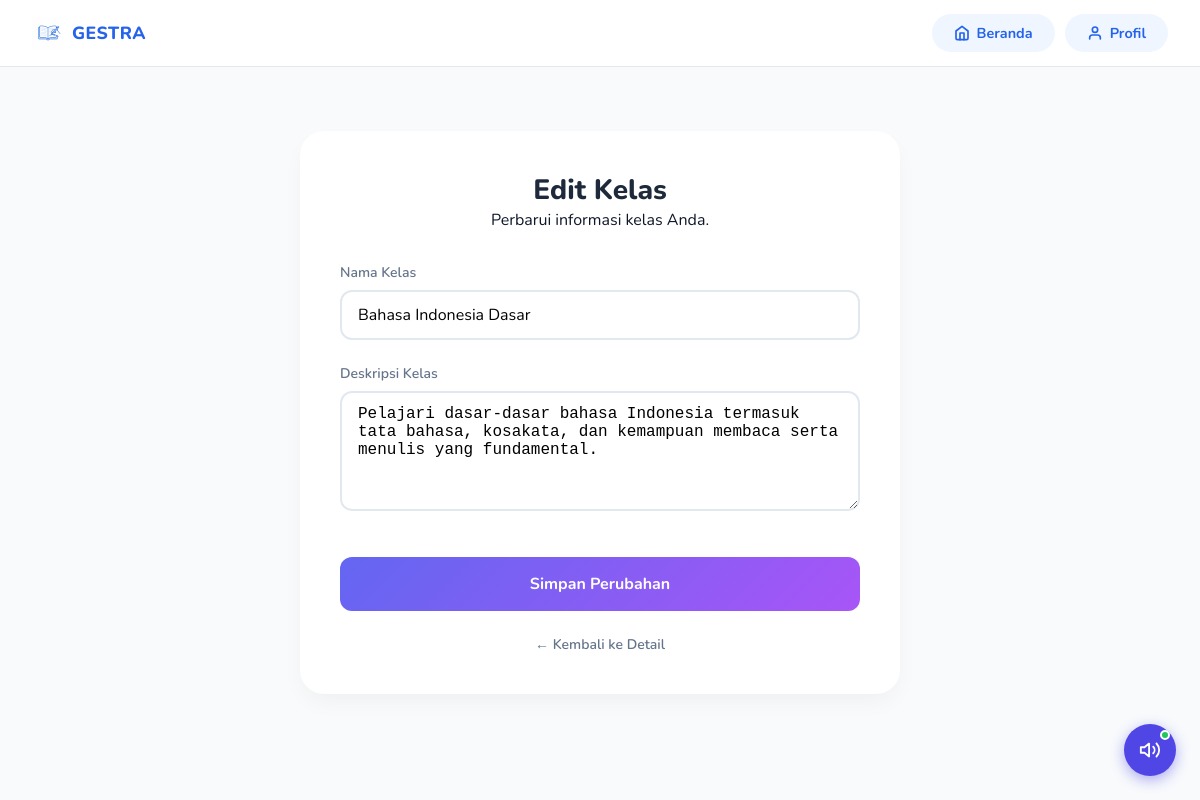
Screenshot of /guru/kelas/1/edit (signed in) with the database file from the repository.
### app/models/kelas.py (models this page shows)
class Kelas(Base):
    __tablename__ = "kelas"
    id = Column(Integer, primary_key=True, index=True)
    nama_kelas = Column(String, index=True)
    deskripsi = Column(Text)
    guru_id = Column(Integer, ForeignKey("users.id"))
    kode_kelas = Column(String, unique=True, index=True)
    dibuat_pada = Column(DateTime, default=datetime.utcnow)
    guru = relationship("User")
    enrollments = relationship("Enrollment", back_populates="kelas", cascade="all, delete-orphan")

### app/routes/guru.py (the view)
@router.get("/kelas/{kelas_id}/edit", response_class=HTMLResponse)
async def edit_kelas_page(
    request: Request,
    kelas_id: int,
    db: Session = Depends(get_db)
):
    user = get_current_user(request, db)
    if not user or user.role != "guru":
        return RedirectResponse(url="/login")
    kelas = get_kelas_by_id(db, kelas_id)
    if not kelas or kelas.guru_id != user.id:
        return RedirectResponse(url="/guru/dashboard")
    return templates.TemplateResponse(
        request=request,
        name="guru/edit-kelas.html",
        context={"user": user, "kelas": kelas}
    )

### app/templates/guru/edit-kelas.html (shortened to what this page needs)
{% extends "layout.html" %}
{% block content %}
<div class="form-container">
    <div class="form-header">
        <h1>Edit Kelas</h1>
        <p>Perbarui informasi kelas Anda.</p>
    </div>
    <form action="/guru/kelas/{{ kelas.id }}/edit" method="POST">
        <div class="form-group">
            <label for="nama_kelas">Nama Kelas</label>
            <input type="text" id="nama_kelas" name="nama_kelas" class="form-control" value="{{ kelas.nama_kelas }}" required>
        </div>
        <div class="form-group">
            <label for="deskripsi">Deskripsi Kelas</label>
            <textarea id="deskripsi" name="deskripsi" class="form-control">{{ kelas.deskripsi }}</textarea>
        </div>
        <button type="submit" class="btn-submit">Simpan Perubahan</button>
    </form>
    <a href="/guru/kelas/{{ kelas.id }}/detail" class="btn-back">← Kembali ke Detail</a>
</div>
{% endblock %}

### app/static/css/global.css (style rules this page uses)
:root { --blue-50: #EFF6FF; --blue-100: #DBEAFE; --blue-200: #BFDBFE; --blue-300: #93C5FD; --blue-400: #60A5FA; --blue-500: #3B82F6; --blue-600: #2563EB; --blue-700: #1D4ED8; --blue-800: #1E40AF; --gray-50: #F8FAFC; --gray-100: #F1F5F9; --gray-200: #E2E8F0; --gray-300: #CBD5E1; --gray-400: #94A3B8; --gray-500: #64748B; --gray-700: #334155; --gray-900: #0F172A; --white: #FFFFFF; --radius-sm: 8px; --radius-md: 14px; --radius-lg: 20px; --radius-xl: 28px; --shadow-sm: 0 1px 3px rgba(0, 0, 0, .08), 0 1px 2px rgba(0, 0, 0, .06); --shadow-md: 0 4px 16px rgba(37, 99, 235, .10); --shadow-lg: 0 8px 32px rgba(37, 99, 235, .14); --transition: all .22s ease; --font: 'Nunito', sans-serif; }
*, *::before, *::after { box-sizing: border-box; margin: 0; padding: 0; }
html { scroll-behavior: smooth; }
body { font-family: var(--font); background-color: var(--gray-50); color: var(--gray-900); min-height: 100vh; -webkit-font-smoothing: antialiased; }
a { text-decoration: none; color: inherit; }
button { cursor: pointer; font-family: var(--font); border: none; outline: none; }
input { font-family: var(--font); outline: none; border: none; }

### app/templates/guru/edit-kelas.html (style rules this page uses)
.form-container { max-width: 600px; margin: 4rem auto; padding: 2.5rem; background: white; border-radius: 24px; box-shadow: 0 10px 25px -5px rgba(0, 0, 0, 0.05); }
.form-header { margin-bottom: 2rem; text-align: center; }
.form-header h1 { font-size: 1.75rem; font-weight: 800; color: #1e293b; }
.form-group { margin-bottom: 1.5rem; }
.form-group label { display: block; font-size: 0.875rem; font-weight: 600; color: #64748b; margin-bottom: 0.5rem; }
.form-control { width: 100%; padding: 0.75rem 1rem; border: 2px solid #e2e8f0; border-radius: 12px; font-size: 1rem; transition: border-color 0.2s; }
textarea.form-control { resize: vertical; min-height: 120px; }
.btn-submit { width: 100%; background: linear-gradient(135deg, #6366f1 0%, #a855f7 100%); color: white; border: none; padding: 1rem; border-radius: 12px; font-size: 1rem; font-weight: 700; cursor: pointer; margin-top: 1rem; transition: opacity 0.2s; }
.btn-back { display: block; text-align: center; margin-top: 1.5rem; color: #64748b; text-decoration: none; font-size: 0.875rem; font-weight: 600; }

### rows the page displays
Kelas: nama_kelas "Bahasa Indonesia Dasar", deskripsi "Pelajari dasar-dasar bahasa Indonesia termasuk tata bahasa, kosakata, dan kemampuan membaca serta menulis yang fundamental."
